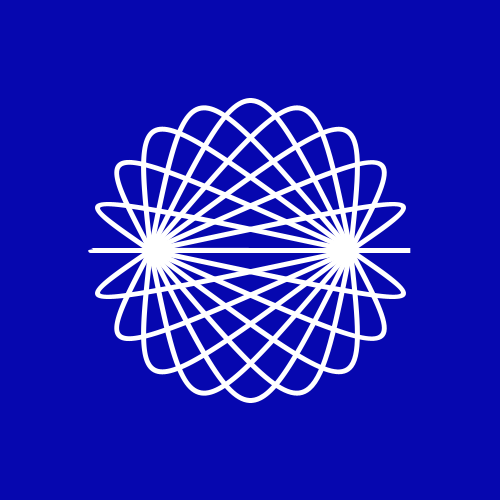
Frame 1 (no input)
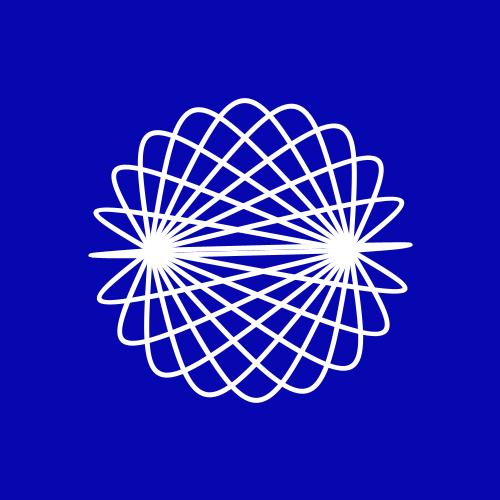
Frame 60 (the mouse pressed at the canvas centre just before this capture)
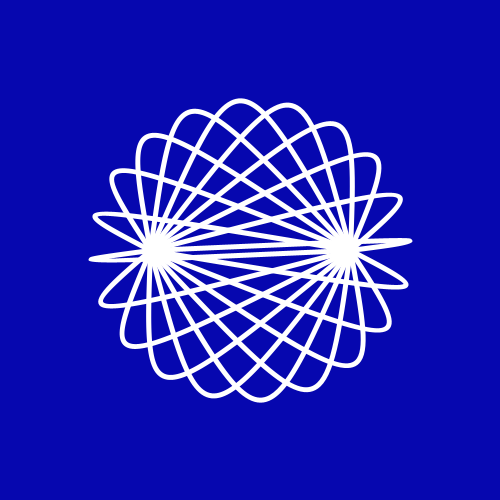
Frame 120 (the mouse held since frame 60 and released just before this capture)

The Processing sketch that drew these frames (run headless with seeded random() and noise(); from frame 60 on, the mouse is pressed at the canvas centre):

// Processing sketch: sketch_09102017
// ── sketch_09102017.pde
Corde[] corde = new Corde[20];

void setup(){
  size(500,500);
  smooth();
  stroke(255);
  noFill();
  strokeWeight(5);
  for(int i = 0; i < corde.length; i++){
    float angle = map(i, 0, corde.length, 0, TWO_PI);
    corde[i] = new Corde(angle);
  } 
}

void draw(){
  background(6,7,175);
  translate(width/2, height/2);
  for(int i = 0; i < corde.length; i++){
    corde[i].update();
    corde[i].display();
  }
}
// ── Corde.pde
class Corde{
  float angle;
  float x,y;
  float speed = 0.01;
  float R = 200;
  
  Corde(float _angle){
    angle = _angle;
  }
  
  void update(){
    x = R * cos(angle);
    y = R * sin(angle);
    angle = angle + speed;
  }
  
  void display(){
    bezier(-100, 0,  x, y,  x, y,  100, 0);
  }
}
